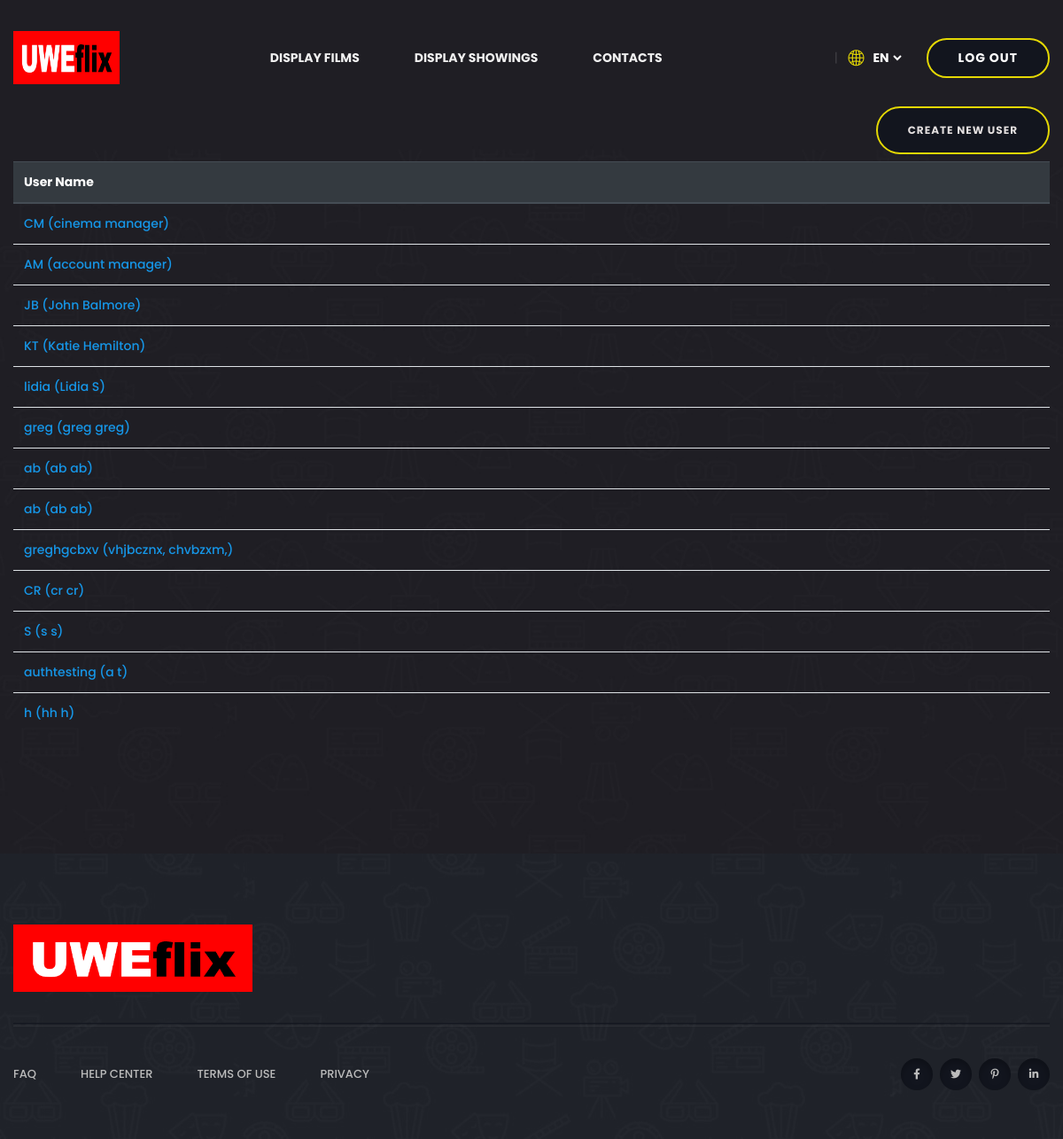
The app's page /accounts (signed in) with its own data.
### accounts/models.py (models this page shows, shortened)
class User(models.Model):
    username = models.CharField(max_length=255)
    password = models.CharField(max_length=255)
    class UserType(models.TextChoices):
        CUSTOMER = 'C', _('Customer')
        STUDENT = 'S', _('Student')
        CLUBREP = 'CR', _('Club Rep')
        ACCOUNTSMANAGER = 'AM', _('Accounts Manager')
        CINEMAMANAGER = 'CM', _('Cinema Manager')
    userType = models.CharField(
        max_length = 2,
        choices = UserType.choices,
        default = UserType.CUSTOMER
    )
    firstName = models.CharField(max_length=255)
    lastName = models.CharField(max_length=255)
    dateOfBirth = models.DateField()
    userEmail = models.CharField(max_length=255)
    affiliatedClub = models.ForeignKey(Club, on_delete=models.CASCADE, blank=True, null=True)
    paymentDetails = models.ForeignKey(PaymentDetails, on_delete=models.CASCADE, blank=True, null=True)
    balance = models.IntegerField(default=0, validators=[MinValueValidator(-150)])
    activated = models.BooleanField(default=False)

### accounts/views.py (the view)
# urls.py: path('', views.index, {'user_required': True, 'user_types_required': (User.UserType.CINEMAMANAGER)}, name='index'),
def index(request, user_required=True, user_types_required=(User.UserType.CINEMAMANAGER)):
    userList = User.objects.all() # List of all Users
    message = request.GET.get('message') # Get any message from previous pages
    context = {
        'userList': userList,
        'message': message,
    }
    return render(request, 'accounts/index.html', context)

### accounts/permissions.py (called while the page is built)
    def __call__(self, request):
        response = self.get_response(request)
        return response

    def process_view(self, request, view_func, view_args, view_kwargs):
        user_required = view_kwargs.get('user_required', None)
        user_types_required = view_kwargs.get('user_types_required', None)
        if user_required or user_types_required:
            user = self.get_authenticated_user(request)
            if not user:
                return redirect(reverse('login') + '?message=Login Required')
            if user_types_required and user.userType not in user_types_required:
                return redirect(reverse('home') + '?message=You do not have the relevant permissions')

    @staticmethod
    def get_authenticated_user(request):
        user_id = request.session.get('id', None)
        if user_id:
            try:
                user = User.objects.get(pk=user_id)
                return user
            except User.DoesNotExist:
                return None
        return None

### accounts/templates/accounts/index.html (shortened to what this page needs)
{% extends "uwe/base.html" %}
{% load static %}
{% block content %}
<section class="services-area services-bg" data-background="{% static 'uwe/img/bg/services_bg.jpg' %}">
    <div class="container">
        <a class="btn mb-2 float-right" href="{% url 'accounts:createUser' %}">Create new User</a>
        <div class=" align-items-center">
            <table class="table">
                <thead class="thead-dark">
                <tr>
                    <th scope="col">User Name</th>
                </tr>
                </thead>
                <tbody>
                {% for user in userList %}
                {% if userList %}
                <tr>
                    <td>
                    <a href="{% url 'accounts:manageUser' user.id %}">
                        {{ user.username }} ({{ user.firstName }} {{ user.lastName }})
                    </a>
                    </td>
                </tr>
                {% else %}
                <td>
                    <p>There are no users</p>
                </td>
                {% endif %}
                {% endfor %}
                </tbody>
            </table>
        </div>
    </div>
</section>
{%endblock%}

### uwe/static/uwe/css/style.css (style rules this page uses)
body { font-family: 'Poppins', sans-serif; font-weight: 500; font-style: normal; font-size: 14px; color: #bcbcbc; }
a, .button { -webkit-transition: all 0.3s ease-out 0s; -moz-transition: all 0.3s ease-out 0s; -ms-transition: all 0.3s ease-out 0s; -o-transition: all 0.3s ease-out 0s; transition: all 0.3s ease-out 0s; }
a, button { color: #1696e7; outline: medium none; }
*::placeholder { color: #555555; font-size: 14px; opacity: 1; }
.btn { user-select: none; -moz-user-select: none; background: #12151e none repeat scroll 0 0; border: 2px solid #e4d804; border-radius: 50px; color: #e3dfdf; cursor: pointer; display: inline-block; font-size: 12px; font-weight: 700; letter-spacing: 1px; line-height: 1.5; margin-bottom: 0; padding: 16px 34px; text-align: center; text-transform: uppercase; touch-action: manipulation; transition: all 0.3s ease 0s; vertical-align: middle; white-space: nowrap; max-width: 200px; }
.services-bg { background-position: center; background-size: cover; padding: 120px 0; }

### records on screen
User: username "CM", firstName "cinema", lastName "manager"
User: username "AM", firstName "account", lastName "manager"
User: username "JB", firstName "John", lastName "Balmore"
User: username "KT", firstName "Katie", lastName "Hemilton"
User: username "lidia", firstName "Lidia", lastName "S"
User: username "greg", firstName "greg", lastName "greg"
User: username "ab", firstName "ab", lastName "ab"
User: username "ab", firstName "ab", lastName "ab"
User: username "greghgcbxv", firstName "vhjbcznx,", lastName "chvbzxm,"
User: username "CR", firstName "cr", lastName "cr"
User: username "S", firstName "s", lastName "s"
User: username "authtesting", firstName "a", lastName "t"
User: username "h", firstName "hh", lastName "h"
